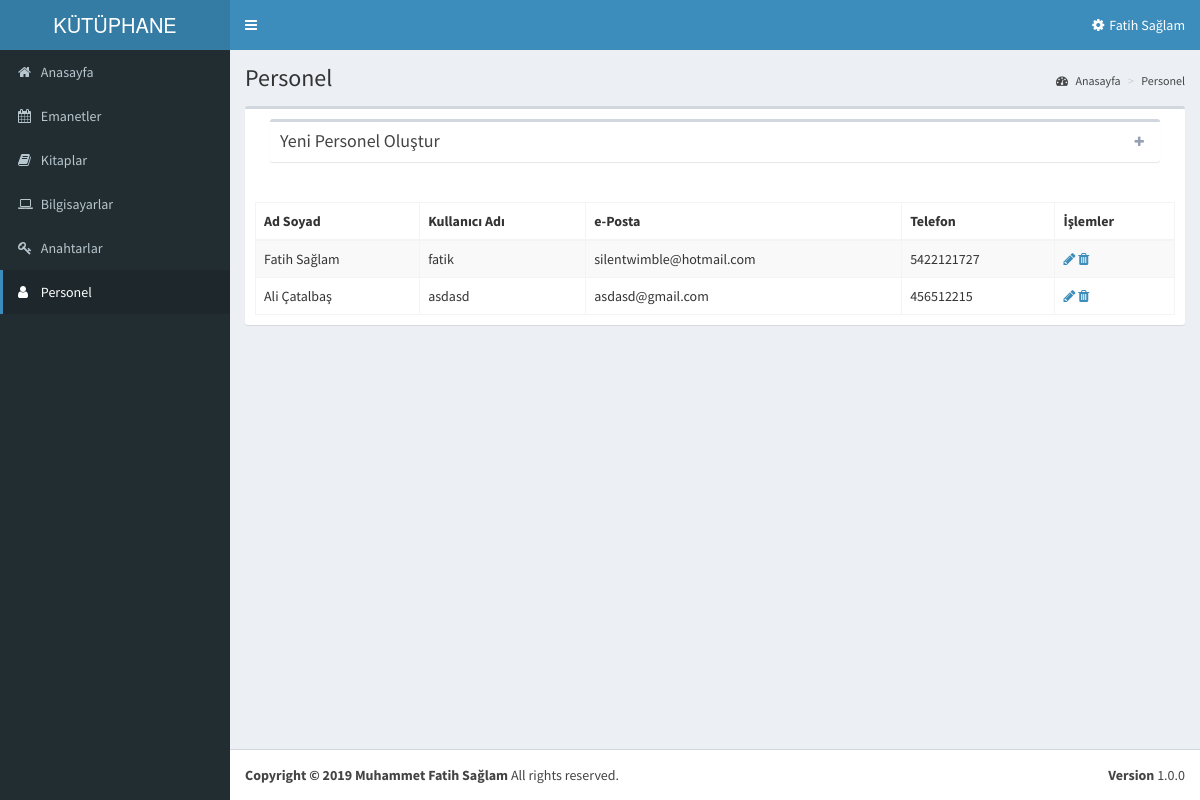
The app's page /personnel.php?lang=tr (signed in) with its own data.
### tables this page shows
CREATE TABLE IF NOT EXISTS `personnel` (
  `personnelId` int(11) NOT NULL AUTO_INCREMENT,
  `userName` varchar(4020) NOT NULL,
  `nameSurname` varchar(50) NOT NULL,
  `passWord` text NOT NULL,
  `eMail` varchar(50) NOT NULL,
  `phone` text NOT NULL,
  `auth` varchar(2) NOT NULL,
  PRIMARY KEY (`personnelId`)
);

### personnel.php (the view, shortened to what this page needs)
<?php
	if((!isset($_SESSION["login"]))||($_SESSION["auth"]=="0")){
	?>
<meta http-equiv="refresh" content="0;URL=login.php">
<?php
	} else
	{
	?>
<?php
  include("header.php");
?>
<div class="content-wrapper">
	<section class="content-header">
		<h1>
			<?=$lang["Personnel"];?>
		</h1>
		<ol class="breadcrumb">
			<li class="active"><a href="#"><i class="fa fa-dashboard"></i> <?=$lang["Homepage"];?></a></li>
			<li><a href="#"><?=$lang["Personnel"];?></a></li>
		</ol>
	</section>
	<section class="content">
		<div class="row">
			<div class="col-xs-12">
				<div class="box">
					<div class="box-header">
						<div class="col-md-12">
							<div class="box box-default collapsed-box">
								<div class="box-header with-border">
									<h3 class="box-title"><?=$lang["Add_New_Personnel"];?></h3>
									<div class="box-tools">
										<button type="button" class="btn btn-box-tool" data-widget="collapse"><i class="fa fa-plus"></i>
										</button>
									</div>
								</div>
							</div>
						</div>
					</div>
					<div class="box-body">
						<table id="example1" class="table table-bordered table-striped">
							<thead>
								<tr>
									<th><?=$lang["Name_Surname"];?></th>
									<th><?=$lang["Username"];?></th>
									<th><?=$lang["eMail"];?></th>
									<th><?=$lang["Phone"];?></th>
									<th><?=$lang["Operations"];?></th>
								</tr>
							</thead>
							<tbody>
								<?php
									$pullData=$connection->query("select * from personnel")->fetchAll(PDO::FETCH_ASSOC);
									foreach ($pullData as $pulledData)
									{
									?>
                    <tr>
                      <td><?=$pulledData['nameSurname'];?></td>
                      <td><?=$pulledData['userName'];?></td>
                      <td><?=$pulledData['eMail'];?></td>
                      <td><?=$pulledData['phone'];?></td>
                      <td>
                        <span class="button-group">
                        <a href="#" data-target="personnelEdit_<?=$pulledData['personnelId'];?>" date-toggle="modal" class="fa fa-pencil"></a>
                        <a href="personnel.php?action=delete&personnelId=<?=$pulledData['personnelId'];?>" onclick="return confirm('<?=$lang['Are_you_sure_to_delete'];?>');" class="fa fa-trash"></a>
                        </span>
                      </td>
                    </tr>
                <?php
                  }
                  ?>
							</tbody>
						</table>
					</div>
				</div>
			</div>
		</div>
	</section>
</div>
<?php
	include("footer.php");
	?>
<?php	} ?>

### records on screen
personnel: nameSurname "Fatih Sağlam", userName "fatik", eMail "silentwimble@hotmail.com", phone "5422121727"
personnel: nameSurname "Ali Çatalbaş", userName "asdasd", eMail "asdasd@gmail.com", phone "456512215"

### other values on screen
$lang["LIBRARY_RECORDS"] "KÜTÜPHANE…"
$_SESSION["enteredPerson"] "Fatih Sağlam"
$lang["Homepage"] "Anasayfa"
$lang["Loans"] "Emanetler"
$lang["Books"] "Kitaplar"
$lang["Computers"] "Bilgisayarlar"
$lang["Keys"] "Anahtarlar"
$lang['Personnel'] "Personel"
$lang["Personnel"] "Personel"
$lang["Add_New_Personnel"] "Yeni Personel Oluştur"
$lang["Name_Surname"] "Ad Soyad"
$lang["Username"] "Kullanıcı Adı"
$lang["eMail"] "e-Posta"
$lang["Phone"] "Telefon"
$lang["Operations"] "İşlemler"
